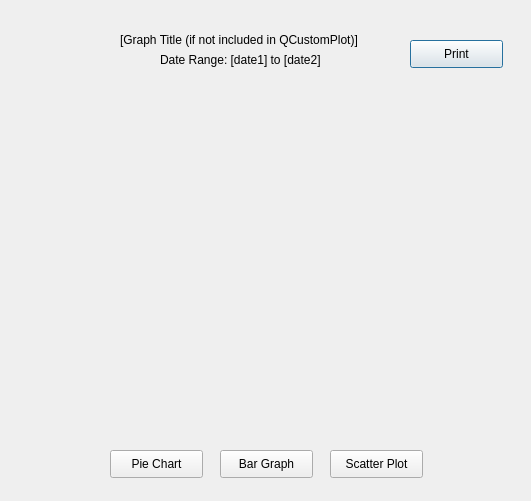
<?xml version="1.0" encoding="UTF-8"?>
<ui version="4.0">
 <class>VisualizationWindow</class>
 <widget class="QDialog" name="VisualizationWindow">
  <property name="geometry">
   <rect>
    <x>0</x>
    <y>0</y>
    <width>531</width>
    <height>501</height>
   </rect>
  </property>
  <property name="windowTitle">
   <string>Dialog</string>
  </property>
  <widget class="QWidget" name="Visualization" native="true">
   <property name="geometry">
    <rect>
     <x>30</x>
     <y>80</y>
     <width>471</width>
     <height>351</height>
    </rect>
   </property>
  </widget>
  <widget class="QLabel" name="label">
   <property name="geometry">
    <rect>
     <x>120</x>
     <y>30</y>
     <width>261</width>
     <height>20</height>
    </rect>
   </property>
   <property name="text">
    <string>[Graph Title (if not included in QCustomPlot)]</string>
   </property>
  </widget>
  <widget class="QLabel" name="label_2">
   <property name="geometry">
    <rect>
     <x>160</x>
     <y>50</y>
     <width>201</width>
     <height>20</height>
    </rect>
   </property>
   <property name="text">
    <string>Date Range: [date1] to [date2]</string>
   </property>
  </widget>
  <widget class="QPushButton" name="pushButton">
   <property name="geometry">
    <rect>
     <x>410</x>
     <y>40</y>
     <width>93</width>
     <height>28</height>
    </rect>
   </property>
   <property name="text">
    <string>Print</string>
   </property>
  </widget>
  <widget class="QPushButton" name="pushButton_2">
   <property name="geometry">
    <rect>
     <x>110</x>
     <y>450</y>
     <width>93</width>
     <height>28</height>
    </rect>
   </property>
   <property name="text">
    <string>Pie Chart</string>
   </property>
  </widget>
  <widget class="QPushButton" name="pushButton_3">
   <property name="geometry">
    <rect>
     <x>220</x>
     <y>450</y>
     <width>93</width>
     <height>28</height>
    </rect>
   </property>
   <property name="text">
    <string>Bar Graph</string>
   </property>
  </widget>
  <widget class="QPushButton" name="pushButton_4">
   <property name="geometry">
    <rect>
     <x>330</x>
     <y>450</y>
     <width>93</width>
     <height>28</height>
    </rect>
   </property>
   <property name="text">
    <string>Scatter Plot</string>
   </property>
  </widget>
 </widget>
 <resources/>
 <connections/>
</ui>
